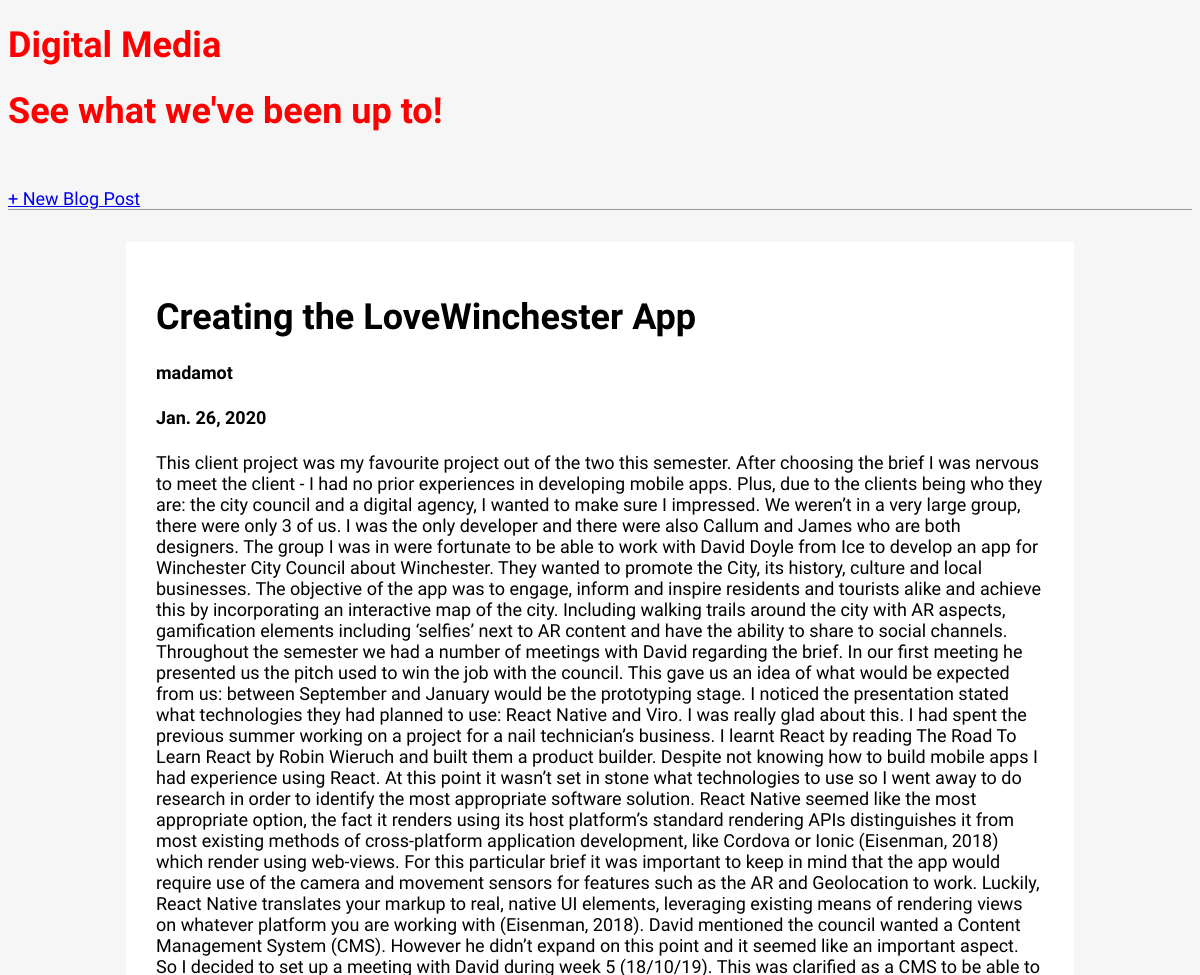
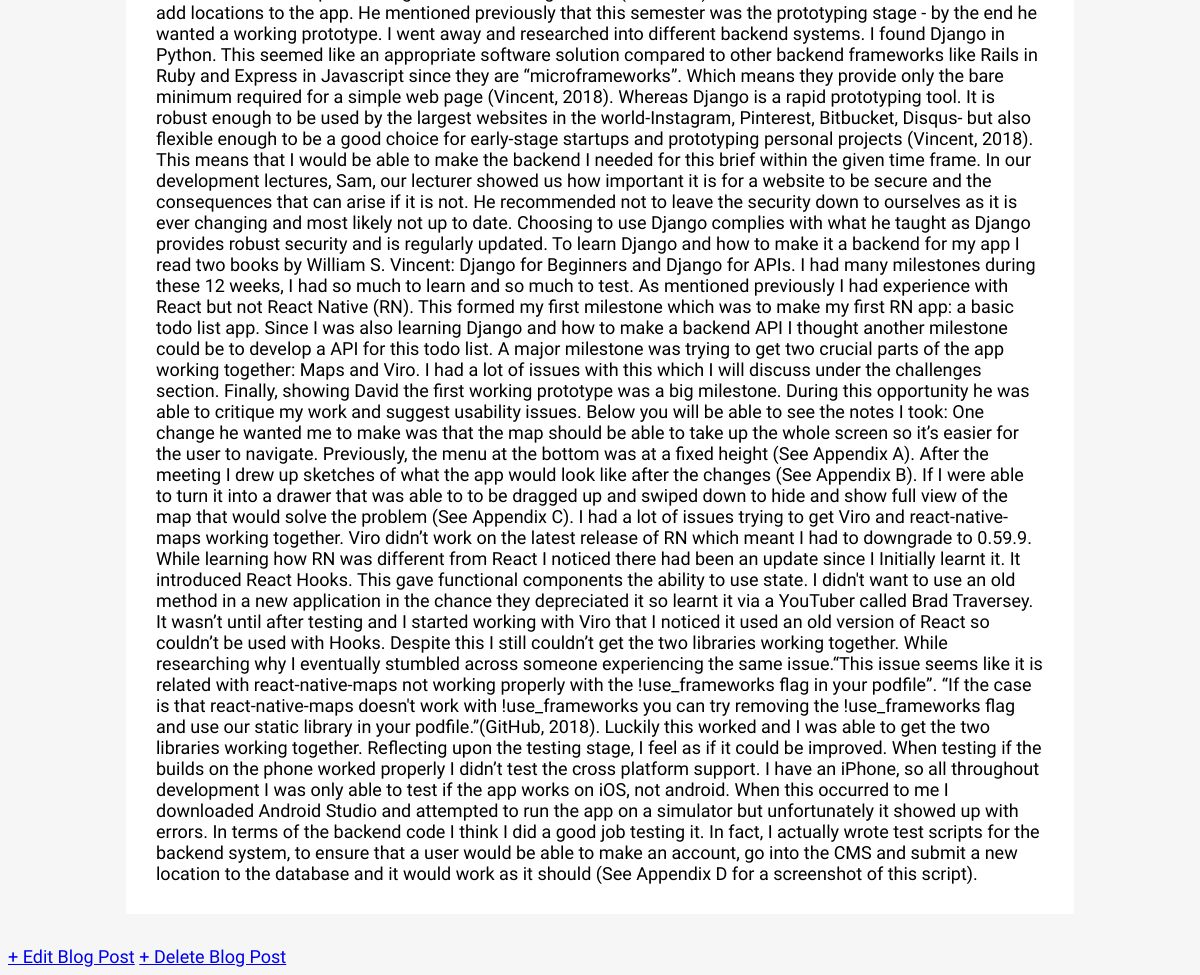
Page /blog/post/1/ on the committed database (2 pictures, top to bottom).
### blog/models.py (models this page shows, shortened)
class Blog(models.Model):
    title = models.CharField(max_length=200)
    author = models.ForeignKey('auth.User', on_delete=models.CASCADE,)
    body = models.TextField()
    date = models.DateField(("Date"), default=datetime.date.today)
    blogImg = models.CharField(max_length=500)

### blog/views.py (the view)
# urls.py: path('post/<int:pk>/', BlogDetailView.as_view(), name='blog_detail'),
class BlogDetailView(DetailView):
    model = Blog
    template_name = 'blog_detail.html'

### templates/blog_detail.html
{% extends 'base.html' %}
{% block content %}
  <div class="blog-entry">
    <h1>{{ blog.title }}</h1>
    <h4>{{ blog.author }}</h4>
    <h4>{{ blog.date }}</h4>
    <p>{{ blog.body }}</p>
  </div>
  <a href="{% url 'blog_edit' blog.pk %}">+ Edit Blog Post</a>
  <a href="{% url 'blog_delete' blog.pk %}">+ Delete Blog Post</a>
{% endblock content %}

### static/css/base.css (style rules this page uses)
body { font-family: 'Source Sans Pro', sans-serif; font-size: 18px; background-color: #f6f6f6; }
.blog-entry { background-color: #fff; margin-left: 10%; margin-right: 10%; padding: 2.5%; margin-bottom: 2.5rem }
.blog-entry { margin-bottom: 2rem; }
.blog-entry p { margin: 0; font-weight: 400; }

### rows in the picture
Blog: title "Creating the LoveWinchester App", author "madamot", date "Jan. 26, 2020", body "This client project was my favourite project out of the two this semester. After choosing the brief I was nervous to meet the client - I had no prior experiences in developing mobile apps. Plus, due to the clients being who they are: the city council and a digital agency, I wanted to make sure I impressed. We weren’t in a very large group, there were only 3 of us. I was the only developer and there were also Callum and James who are both designers. The group I was in were fortunate to be able to work with David Doyle from Ice to develop an app for Winchester City Council about Winchester. They wanted to promote the City, its history, culture and local businesses. The objective of the app…"
